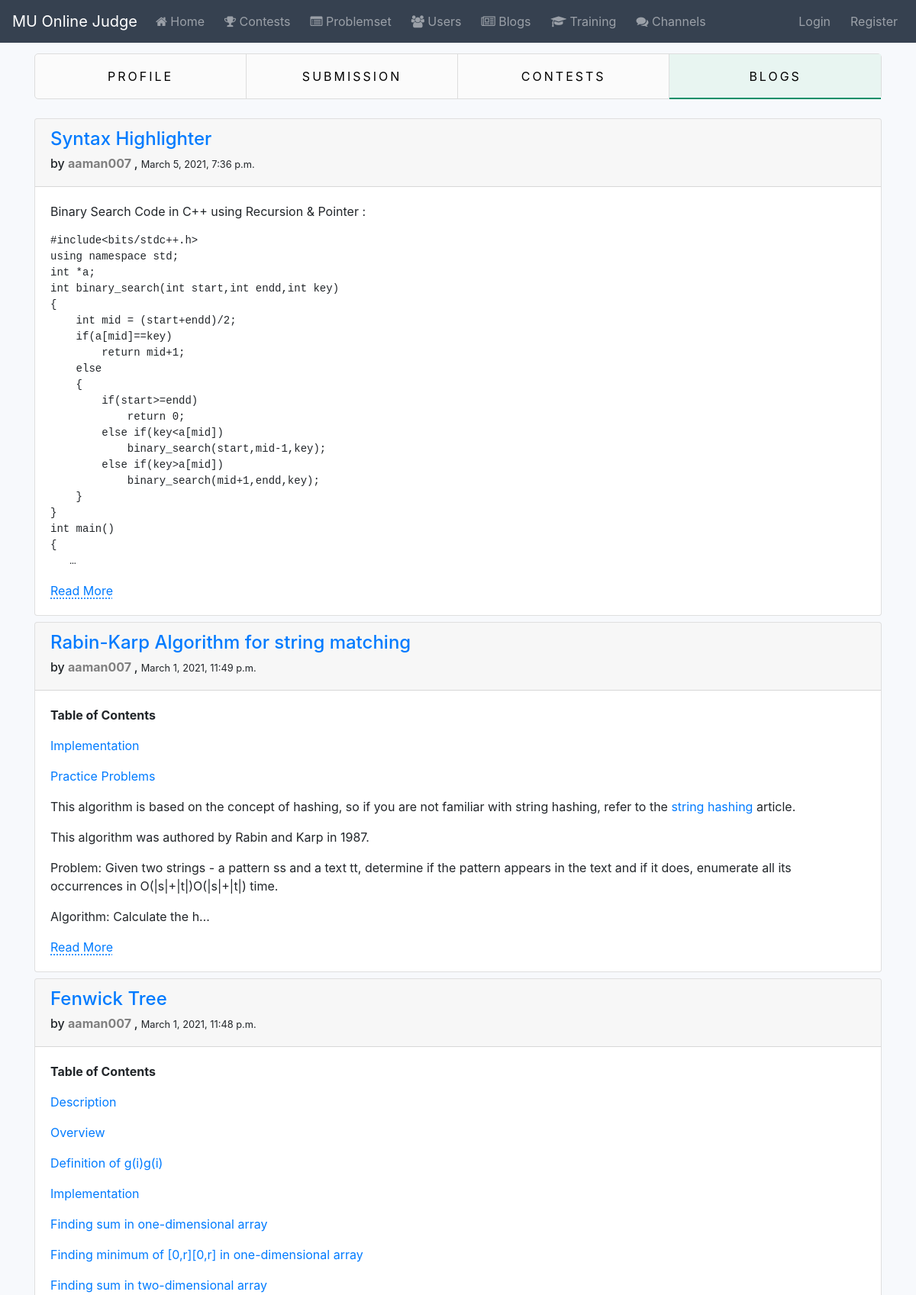
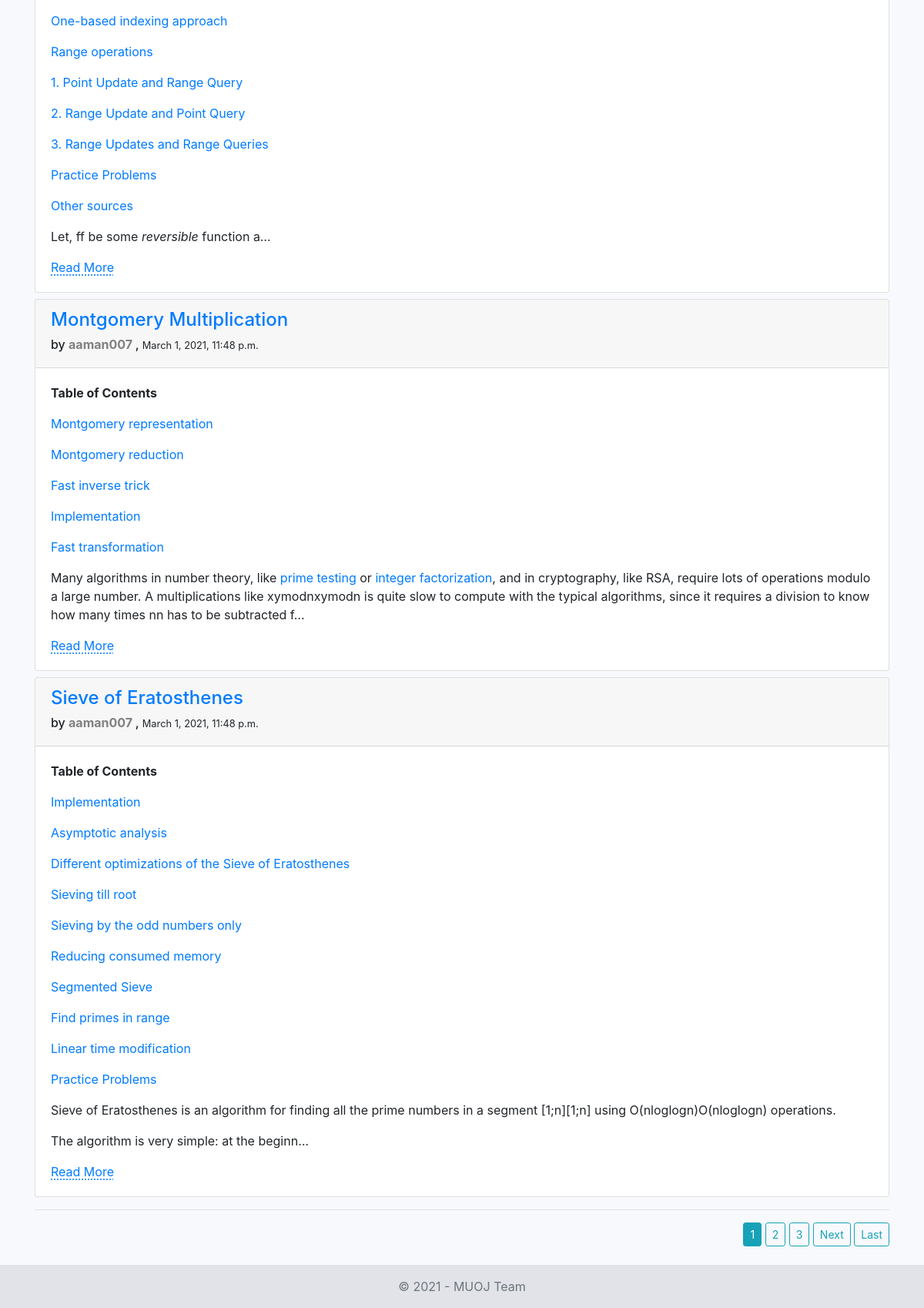
/accounts/aaman007/user-blog-list/, run on the app's committed database (2 pictures, top to bottom).
### blog/models.py (models this page shows, shortened)
class Blog(AbstractBaseModel):
    title = models.CharField(max_length=100)
    content = RichTextField()
    user = models.ForeignKey(User, on_delete=models.CASCADE)
    preference = models.BooleanField(default=False)
    class Meta:
        verbose_name = _('Blog')
        verbose_name_plural = _('Blogs')
        ordering = ['-id']

### accounts/views.py (the view)
# urls.py: path('<str:username>/user-blog-list/', UserBlogListView.as_view(), name='user-blog-list'),
class UserBlogListView(ListView):
    model = Blog
    paginate_by = 5
    context_object_name = 'user_blogs'
    ordering = ['-created_at']
    template_name = 'accounts/user_blogs_list.html'
    def get_user(self):
        return get_object_or_404(User, username=self.kwargs.get('username'))
    def get_queryset(self):
        return Blog.objects.filter(user=self.get_user())
    def get_context_data(self, **kwargs):
        context = super().get_context_data(**kwargs)
        context.update({
            'dashboard_blogs_tab': 'active',
            'v_user': get_object_or_404(User, username=self.kwargs.get('username'))
        })
        return context

### accounts/templates/accounts/user_blogs_list.html (shortened to what this page needs)
{% extends 'accounts/base.html' %}
{% load static %}
{% block content %}
    {% include 'accounts/snippets/list_tabs.html' %}
    {% for blog in user_blogs %}
        <div class="card mt-2 mb-2">
            <div class="card-header">
                <h4> <a class="blog-title" href="{% url 'blog:blog-details' blog.id %}"> {{ blog.title }} </a>  </h4>
                <h6>
                    by
                    <a class="rank-text rank-{{ blog.user.profile.rank }}" href="{% url 'accounts:user-profile' blog.user.username %}">
                        {{ blog.user.username }}
                    </a>, <small>{{blog.created_at}}</small>
                </h6>
            </div>
            <div class="card-body">
                {{ blog.content|safe|truncatechars_html:500 }}
                {% if blog.content|length > 500 %}
                    <a class="read-more" href="{% url 'blog:blog-details' blog.id %}"> Read More </a>
                {% endif %}
            </div>
        </div>
    {% endfor %}
    <hr />
    {% include 'snippets/paginations.html' %}
{% endblock %}

### static_local/core/css/base.css (style rules this page uses)
* { list-style: none; margin: 0; padding: 0; box-sizing: border-box; }
code { font-size: 80%; }
.bg-light-blue { background-color: #f7f9fc; }
.rank-text { font-weight: bold; }
.rank--10000 { color: gray; }
.read-more { text-decoration: dotted underline; text-underline-position: under; }

### data on the page
Blog: title "Syntax Highlighter", user.username "aaman007", created_at "March 5, 2021, 7:36 p.m.", content "Binary Search Code in C++ using Recursion & Pointer : #include<bits/stdc++.h> using namespace std; int *a; int binary_search(int start,int endd,int key) { int mid = (start+endd)/2; if(a[mid]==key) return mid+1; else { if(start>=endd) return 0; else if(key<a[mid]) binary_search(start,mid-1,key); else if(key>a[mid]) binary_search(mid+1,endd,key); } } int main() { …", shows "Read More"
Blog: title "Rabin-Karp Algorithm for string matching", user.username "aaman007", created_at "March 1, 2021, 11:49 p.m.", content "Table of Contents Implementation Practice Problems This algorithm is based on the concept of hashing, so if you are not familiar with string hashing, refer to the string hashing article. This algorithm was authored by Rabin and Karp in 1987. Problem: Given two strings - a pattern ss and a text tt, determine if the pattern appears in the text and if it does, enumerate all its occurrences in O(|s|+|t|)O(|s|+|t|) time. Algorithm: Calculate the h…", shows "Read More"
Blog: title "Fenwick Tree", user.username "aaman007", created_at "March 1, 2021, 11:48 p.m.", content "Table of Contents Description Overview Definition of g(i)g(i) Implementation Finding sum in one-dimensional array Finding minimum of [0,r][0,r] in one-dimensional array Finding sum in two-dimensional array One-based indexing approach Range operations 1. Point Update and Range Query 2. Range Update and Point Query 3. Range Updates and Range Queries Practice Problems Other sources Let, ff be some reversible function a…", shows "Read More"
Blog: title "Montgomery Multiplication", user.username "aaman007", created_at "March 1, 2021, 11:48 p.m.", content "Table of Contents Montgomery representation Montgomery reduction Fast inverse trick Implementation Fast transformation Many algorithms in number theory, like prime testing or integer factorization , and in cryptography, like RSA, require lots of operations modulo a large number. A multiplications like xymodnxymodn is quite slow to compute with the typical algorithms, since it requires a division to know how many times nn has to be subtracted f…", shows "Read More"
Blog: title "Sieve of Eratosthenes", user.username "aaman007", created_at "March 1, 2021, 11:48 p.m.", content "Table of Contents Implementation Asymptotic analysis Different optimizations of the Sieve of Eratosthenes Sieving till root Sieving by the odd numbers only Reducing consumed memory Segmented Sieve Find primes in range Linear time modification Practice Problems Sieve of Eratosthenes is an algorithm for finding all the prime numbers in a segment [1;n][1;n] using O(nloglogn)O(nlog⁡log⁡n) operations. The algorithm is very simple: at the beginn…", shows "Read More"

### other printed values
{{ num }} "1"
{{ num }} "2" "3"
